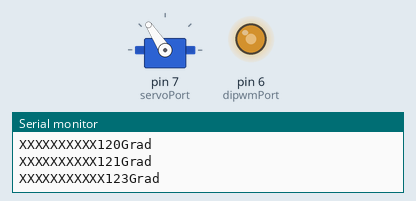
This sketch was run on a simulated Arduino Uno, built with avr-gcc and run on an emulated ATmega328P. Shown: servo, output pins drawn as LEDs (lit = HIGH), the last lines printed to the serial monitor. Random numbers use the default seed unless the sketch sets one.

Above: at 27.27 s.
At 28.39 s:
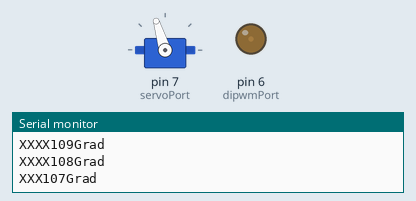
At 39.91 s:
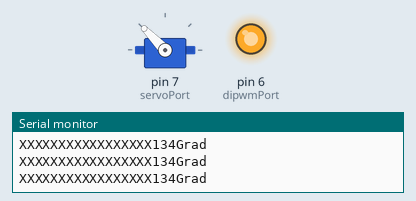
Timing chart, 0 to 40.0 s (numbered marks = the images above):
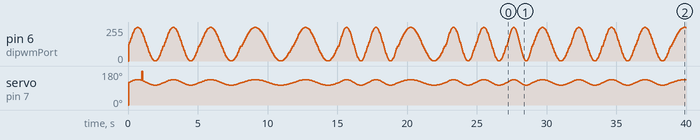

The sketch:

Sinus_Random.ino
```cpp
/*
Sinus
 _____

 Ziel ist es, eine sinusförmige Geschwindigkeit zu erzeugen.
 Die Ungenauigkeit ist auf die Rechenungenauigkeit des Arduinos zurückzuführen.

 Die Geschwindigkeitsänderung kann durch Durchlaufe_sin_generation eingestellt werden:
 Ein größerer Wert verlangsamt die Geschwindigkeitsänderung, kleinere Werte führen zum schnelleren Durchlauf der Sinus-Welle
 Die Werte sollen zwischen 25 und 500 liegen.
 */

// Debugging-Infos werden nur über die Serielle Schnittstelle gesendet, wenn DEBUGING definiert ist. Auskommentieren, wenn nicht benötigt
#define DEBUGGING

#include <Servo.h>     //Implementieren der Servo-Bibliothek
#include "MsTimer2.h"  // Einbinden der lokalen MsTimer2 Bibliothek

Servo myservo;     //Erstelllt eine Servoinstanz

#define servoPort 7
#define dipwmPort 6 // benutzt timer0 für pwm

#define pi 3.1415926

int Timer_period = 50; // in ms; Periodendauer, bis interruptfunct() wieder aufgerufen wird
const int Durchlaufe_sin_generation = 50;  // Schritte der Sinus generation
int Durchlaufe_counter = 0;                 // Laufvariable im Interrupt
int PeriodCounter = 0;


void interruptfunct(void) // Wird durch MsTimer2 regelmäßig aufgerufen
{
  if (Durchlaufe_counter < Durchlaufe_sin_generation)
  {
    int geschwindigkeit_servo = mappen(sinusrechnung(Durchlaufe_counter));
    myservo.write(geschwindigkeit_servo);

    int geschwindigkeit_dipwm = mappen_dipwm(sinusrechnung(Durchlaufe_counter));
    analogWrite(dipwmPort, geschwindigkeit_dipwm);

    anzeigen(geschwindigkeit_servo);
    Durchlaufe_counter++;
  }
  else
  {
    Durchlaufe_counter = 0;
    // Hier möglicherweise noch die Geschwindigkeit für den nächsten Durchlauf manipulieren
    // geringe zufällige Geschwindigkeitsänderung nach 3 Perioden vornehmen:
    if(PeriodCounter >= 1) { // wird alle 2 vollstänigen sinus-durchläufe aufgerufen
      int rand = random(50)-25; // rand ist zwischen -5 .. +5
      if((Timer_period+rand)>=80 || (Timer_period+rand)<=30) {
        Timer_period -= rand;
      } else {
        Timer_period += rand;
      }
      PeriodCounter = 1;
      MsTimer2::stop();
      MsTimer2::set(Timer_period, interruptfunct);
      MsTimer2::start();
      #ifdef DEBUGGING
      Serial.print("Timer_period=");
      Serial.print(Timer_period);
      Serial.print("; rand=");
      Serial.println(rand);
      #endif
    } else {
      PeriodCounter++;
    }
  }
}

void setup()
{
  #ifdef DEBUGGING
  Serial.begin (115200);
  Serial.println ("Start");
  #endif
  myservo.attach(servoPort);
  pinMode(dipwmPort, OUTPUT);

  MsTimer2::set(Timer_period, interruptfunct); // 10ms period <-> 100Hz freqency
  MsTimer2::start();

  myservo.write(0); //maximaler und minimaler Wert zur Konfiguration
  delay(1000);
  myservo.write(180);
  delay(1000);

  randomSeed(analogRead(0)); // Zufallsgenerator mit ADC-Rauschen initialisieren
}


void loop()
{
  // Nichts mehr, alles läuft im Interrupt ab
}

float sinusrechnung(int durchlaeufe)
{
  float Bogenmass = ((float)durchlaeufe / (float)Durchlaufe_sin_generation)* (float)2 * pi; // liegt immer zwischen 0...2pi, es wird immer nur die erste Periodendauer berechnet
  //muss ausgelagert werden, Rechnungen innerhalb sin() nicht möglich
  return(sin(Bogenmass)*100);
}

int mappen(int Sinuswert)
{
  return( map(round(Sinuswert), -100, 100, 105, 135) );    //mappen, also übertragen auf den Bereich 105 - 135 (grad), ist regler- und akkuspezifisch
}

int mappen_dipwm(int Sinuswert)
{
  return( map(round(Sinuswert), -100, 100, 0, 254) );    //mappen, also übertragen auf den Bereich 0..254 für einen Duty cycle zwischen 0% und 100% (analogWrite/pwm)
}


void anzeigen(int Geschwindigkeit) //Zur Kontrolle
{
  for (int k=50; k<((int)(Geschwindigkeit/2)); k++)  //Terminal "Oszilloskop"
  {
    #ifdef DEBUGGING
    Serial.print ("X");
    #endif
  }
  #ifdef DEBUGGING
  Serial.print((Geschwindigkeit));
  Serial.println("Grad");
  #endif
}
```
